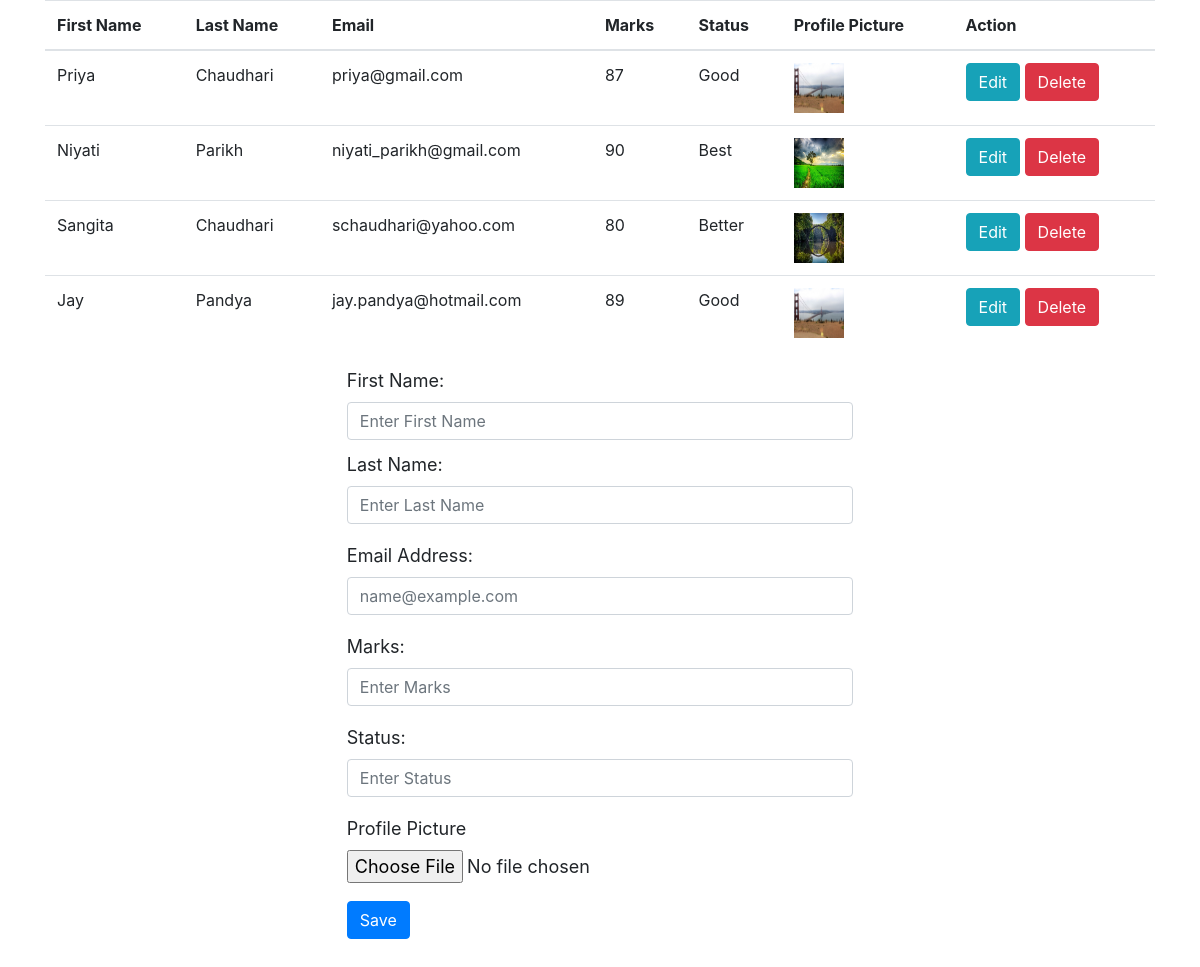
The page / on the database its author committed.
### tables this page shows
CREATE TABLE IF NOT EXISTS `data` (
  `id` int(11) NOT NULL AUTO_INCREMENT,
  `First_Name` varchar(100) NOT NULL,
  `Last_Name` varchar(100) NOT NULL,
  `Email` varchar(100) NOT NULL,
  `Marks` int(11) NOT NULL,
  `Status` varchar(100) NOT NULL,
  `Profile_Picture` varchar(100) NOT NULL,
  PRIMARY KEY (`id`)
);

### db.php (called while the page is built, shortened)
<?php
class db
{
    public function __construct(){
        $this->con = mysqli_connect("localhost","root","","mydb");
    }
}
?>

### crud.php (called while the page is built, shortened)
<?php
include "db.php";
class crud extends db{
    public function fetch($table){
        $sql = "SELECT * FROM ".$table;
        $array = array();
        $query = mysqli_query($this->con,$sql);
        while($row = mysqli_fetch_assoc($query)){
            $array[] = $row;
        }
        return $array;
    }
}
$crud = new crud();
?>

### index.php (the view, shortened to what this page needs)
<?php
include "crud.php";
?>
<!DOCTYPE html>
<html>
<head>
    <link rel="stylesheet" href="https://stackpath.bootstrapcdn.com/bootstrap/4.3.1/css/bootstrap.min.css">
</head>
<body>
<div class="container justify-content-center">
    <table class="table">
        <thead>
            <tr>
                <th scope="col">First Name</th>
                <th scope="col">Last Name </th>
                <th scope="col">Email </th>
                <th scope="col">Marks </th>
                <th scope="col">Status </th>
                <th scope="col">Profile Picture </th>
                <th scope="col" colspan="2"> Action </th>
            </tr>
            <?php
                $rows = $crud->fetch("data");
                foreach($rows as $row){
                    ?>
                <tr>
                    <td><?php echo $row["First_Name"]; ?></td>
                    <td><?php echo $row["Last_Name"]; ?> </td>
                    <td> <?php echo $row["Email"]; ?> </td>
                    <td><?php echo $row["Marks"]; ?></td>
                    <td> <?php echo $row["Status"]; ?> </td>
                    <td><img src=' <?php echo $row["Profile_Picture"]; ?>' height="50px" width="50px"> </td>
                    <td>
                    <a href="index.php?update=1&id=<?php echo $row["id"] ?>"
                        class = "btn btn-info"> Edit </a>
                    <a href="crud.php?delete=1&id=<?php echo $row["id"] ?>"
                        class = "btn btn-danger"> Delete </a>
                </td>
            </tr>
                    <?php
                }
            ?>
        </thead>
    </table>
</div>
<?php
    if(isset($_GET["update"])){
        $id = $_GET["id"] ?? null;
        $where = array("id"=>$id);
        $row = $crud->select("data",$where);
        ?>
<div class="row justify-content-center" style="white-space:nowrap">
<form action="crud.php" method="post" style="font-size:18px" class="form-group">
    <table>
        <tr><td> <input type="hidden" name="id" value="<?php echo $id; ?>">
        </td></tr>
        <tr><td class="from-group row" style="padding-bottom:10px">
            <label>First Name: </label>
            <input type="text" name="first_name" class="form-control"
                    value="<?php echo $row["First_Name"];  ?>" placeholder="Enter First Name">
        </td></tr>
        <tr><td class="form-group row">
            <label>Last Name:</label>
            <input type="text" class="form-control" name="last_name" class="form-control"
                    value="<?php echo $row["Last_Name"]; ?>" placeholder= "Enter Last Name">
        </td> </tr>
        <tr><td class="form-group row">
            <label> Email Address: </label>
            <input type="email" class="form-control" name="email"
                   value="<?php echo $row["Email"]; ?>" placeholder="name@example.com">
        </td></tr>
        <tr><td class="form-group row">
            <label> Marks: </label>
            <input type="text" class="form-control" name="marks"
                   value="<?php echo $row["Marks"]; ?>" placeholder="Enter Marks">
        </td></tr>
        <tr><td class="form-group row">
            <label> Status: </label>
            <input type="text" class="form-control" name="status"
                    value="<?php echo $row["Status"]; ?>" placeholder="Enter Status">
        </td></tr>
        <tr><td class="form-group row">
            <label>Profile Picture</label>
            <input type="file" width="50p" height="50px" class="form-control-file" value="<?php echo $row["Profile_Picture"]; ?>" name="profile_picture">
        </td></tr>
        <tr><td class= "form-group row">
            <button type="submit" class="btn btn-info" name= "edit"> Update </button>
        </tr>
    </table>
<?php
    } else{
?>
    <div class="row justify-content-center" style="white-space:nowrap">
    <form action="crud.php" method="post" style="font-size:18px" class="form-group">
        <table>
        <tr><td class="from-group row" style="padding-bottom:10px">
            <label>First Name: </label>
            <input type="text" name="first_name" class="form-control"
                placeholder="Enter First Name">
        </td></tr>
        <tr><td class="form-group row">
            <label>Last Name:</label>
            <input type="text" class="form-control" name="last_name" class="form-control"
                placeholder= "Enter Last Name">
        </td> </tr>
        <tr><td class="form-group row">
            <label> Email Address: </label>
            <input type="email" class="form-control" name="email"
                placeholder="name@example.com">
        </td></tr>
        <tr><td class="form-group row">
            <label> Marks: </label>
            <input type="text" class="form-control" name="marks"
                placeholder="Enter Marks">
        </td></tr>
        <tr><td class="form-group row">
            <label> Status: </label>
            <input type="text" class="form-control" name="status"
                    placeholder="Enter Status">
        </td></tr>
        <tr><td class="form-group row">
            <label>Profile Picture</label>
            <input type="file" width="50px" height="50px"class="form-control-file" name="profile_picture">
        </td></tr>
        <tr><td class= "form-group row">
            <button type="submit" class="btn btn-primary" name="save"> Save </button>
        </tr>
    </table>
<?php
    }
?>
</div>
</body>
</html>

### rows shown on the page
data: First_Name "Priya", Last_Name "Chaudhari", Email "priya@gmail.com", Marks "87", Status "Good", Profile_Picture (picture)
data: First_Name "Niyati", Last_Name "Parikh", Email "niyati_parikh@gmail.com", Marks "90", Status "Best", shows a picture
data: First_Name "Sangita", Last_Name "Chaudhari", Email "schaudhari@yahoo.com", Marks "80", Status "Better", shows a picture
data: First_Name "Jay", Last_Name "Pandya", Email "jay.pandya@hotmail.com", Marks "89", Status "Good"
